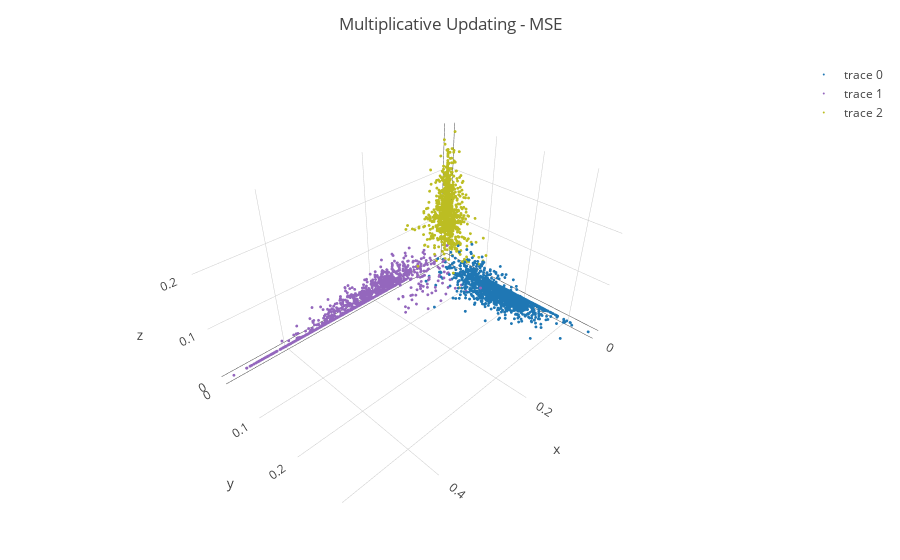

Notebook cell for this chart:
### Code cell
#subplots didn't work - so examine each plot individually
p1 = plot_nnmf_results(res_multmse_svd.H, class_label, "Multiplicative Updating - MSE")

### Figure 1 — Plotly figure (JSON) as saved in the notebook; plotly's stock layout.template omitted (floating-point values rounded to 4 significant figures; data arrays with more than 128 entries replaced by an {"elided": "..."} marker saying what was removed)
{"data": [{"y": {"elided": "1460 float values"}, "type": "scatter3d", "z": {"elided": "1460 float values"}, "x": {"elided": "1460 float values"}, "mode": "markers", "marker": {"symbol": "dot", "size": 1, "color": "#1f77b4"}}, {"y": {"elided": "1398 float values"}, "type": "scatter3d", "z": {"elided": "1398 float values"}, "x": {"elided": "1398 float values"}, "mode": "markers", "marker": {"symbol": "dot", "size": 1, "color": "#9467bd"}}, {"y": {"elided": "1033 float values"}, "type": "scatter3d", "z": {"elided": "1033 float values"}, "x": {"elided": "1033 float values"}, "mode": "markers", "marker": {"symbol": "dot", "size": 1, "color": "#bcbd22"}}], "layout": {"title": "Multiplicative Updating - MSE", "margin": {"r": 50, "l": 50, "b": 50, "t": 60}}}
